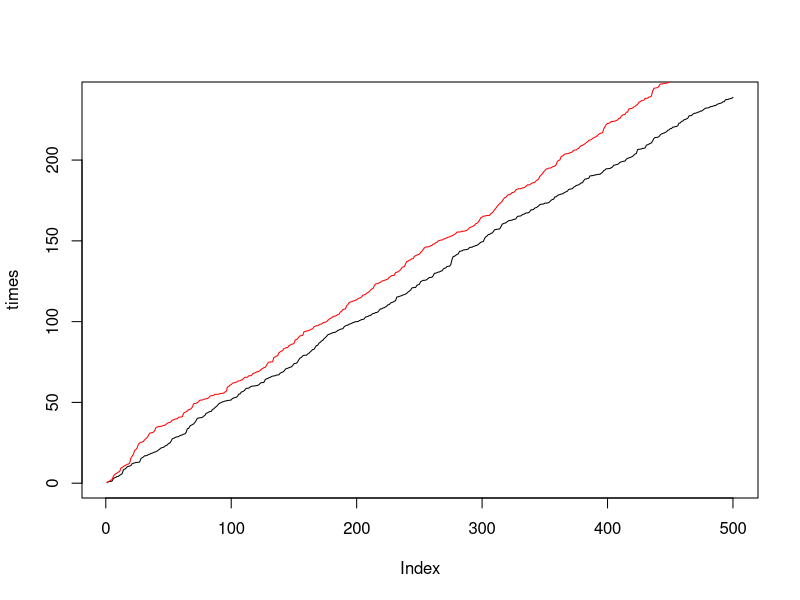
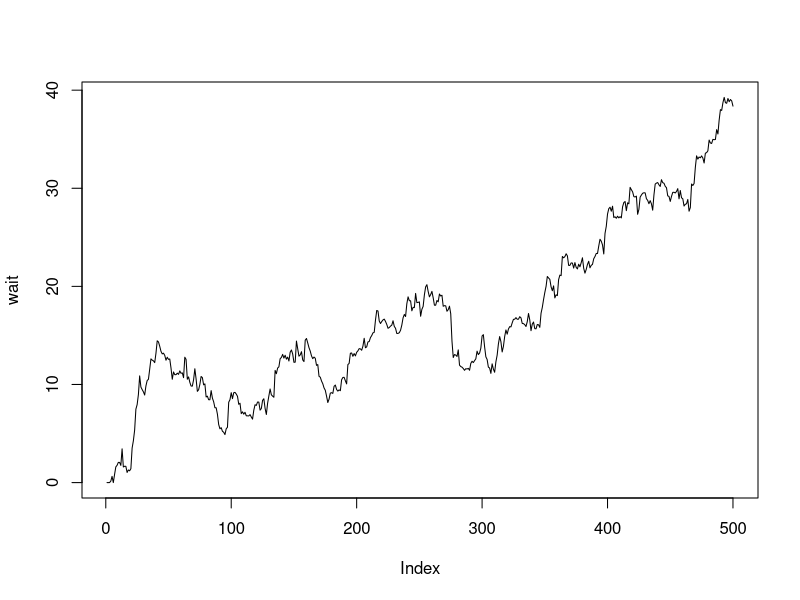

Source code (R) for these figures, in order:
set.seed(1)
arrival<-rexp(500,rate=2)
times<-arrival[1]
for(i in 2:500){times[i]<-times[i-1]+arrival[i]}
service<-rexp(500,rate=2)
wait<-0
for(i in 2:500){wait[i]<-max(wait[i-1]+service[i-1]-arrival[i],0)}
servtimes<-service[1]+times[1]
for(i in 2:500){servtimes[i]<-times[i]+wait[i]+service[i]}
plot(times,type='l')
lines(servtimes,col='red')
plot(wait,type='l')

wait<-matrix(rep(0,500*500),nrow=500)
for(j in 1:500){
set.seed(j)
arrival<-rexp(500,rate=2)
times<-arrival[1]
for(i in 2:500){times[i]<-times[i-1]+arrival[i]}
service<-rexp(500,rate=2)
for(i in 2:500){wait[i,j]<-max(wait[i-1,j]+service[i-1]-arrival[i],0)}
servtimes<-service[1]+times[1]
for(i in 2:500){servtimes[i]<-times[i]+wait[i,j]+service[i]}
}